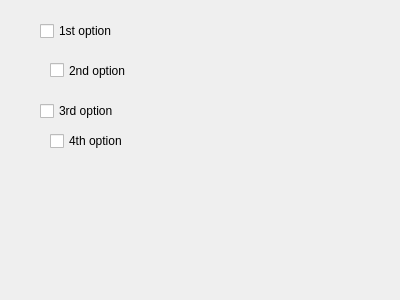
<?xml version="1.0" encoding="UTF-8"?>
<ui version="4.0">
 <class>Dialog</class>
 <widget class="QDialog" name="Dialog">
  <property name="geometry">
   <rect>
    <x>0</x>
    <y>0</y>
    <width>400</width>
    <height>300</height>
   </rect>
  </property>
  <property name="windowTitle">
   <string>Dialog</string>
  </property>
  <widget class="QCheckBox" name="checkBox">
   <property name="geometry">
    <rect>
     <x>40</x>
     <y>20</y>
     <width>97</width>
     <height>22</height>
    </rect>
   </property>
   <property name="text">
    <string>1st option</string>
   </property>
  </widget>
  <widget class="QCheckBox" name="checkBox_2">
   <property name="geometry">
    <rect>
     <x>50</x>
     <y>60</y>
     <width>97</width>
     <height>21</height>
    </rect>
   </property>
   <property name="text">
    <string>2nd option </string>
   </property>
  </widget>
  <widget class="QCheckBox" name="checkBox_3">
   <property name="geometry">
    <rect>
     <x>40</x>
     <y>100</y>
     <width>97</width>
     <height>22</height>
    </rect>
   </property>
   <property name="text">
    <string>3rd option</string>
   </property>
  </widget>
  <widget class="QCheckBox" name="checkBox_4">
   <property name="geometry">
    <rect>
     <x>50</x>
     <y>130</y>
     <width>97</width>
     <height>22</height>
    </rect>
   </property>
   <property name="text">
    <string>4th option</string>
   </property>
  </widget>
 </widget>
 <resources/>
 <connections/>
</ui>
